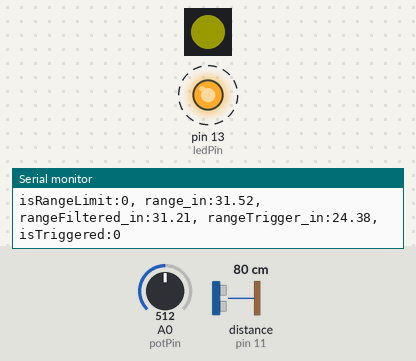
A sketch run on a simulated Arduino Mega 2560, built with avr-gcc and run on an emulated ATmega2560. Parts: 1 RGB LEDs in strip order, left to right, output pins drawn as LEDs (lit = HIGH), the last lines printed to the serial monitor. Wiring (inferred from the names in the program): ultrasonic range finder: trigger pin 12; echo pin 11. Dashed ring = blinking. The test bench sets the inputs (shaded band); at power-on: distance to the obstacle (sensor on pin 11) 80 cm, A0 (potPin) = 512. The echo pulse lasts 58.3 µs per cm; dim RGB values are drawn brighter than linear; pins used as bus, display or sensor lines are not drawn.

Above: at 1.2 s.
1.3 s: distance to the obstacle (sensor on pin 11) set to 18 cm
At 3.9 s:
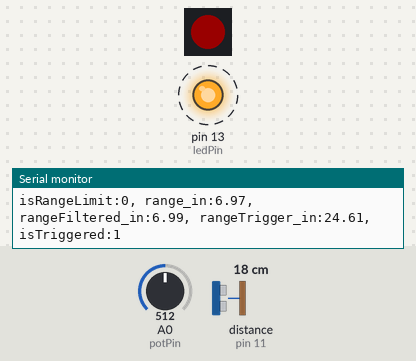
4.3 s: A0 (potPin) set to 151
6.9 s: A0 (potPin) set to 134
At 8.7 s:
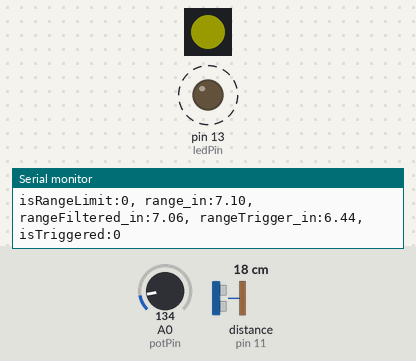
9.9 s: distance to the obstacle (sensor on pin 11) set to 35 cm
At 12.2 s:
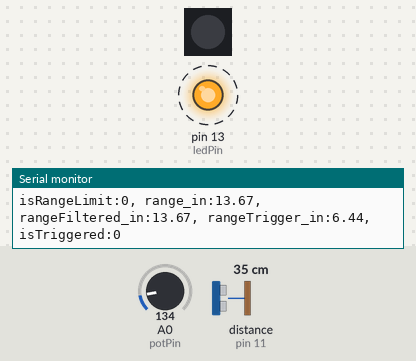
12.9 s: distance to the obstacle (sensor on pin 11) set to 2 cm
At 14.9 s:
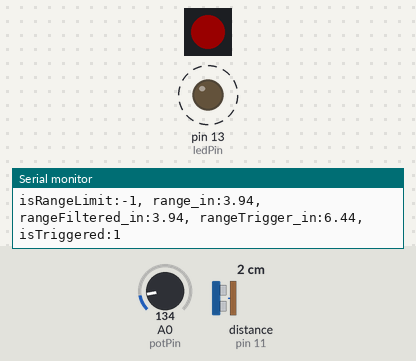
15.9 s: distance to the obstacle (sensor on pin 11) set to 60 cm
At 17.4 s:
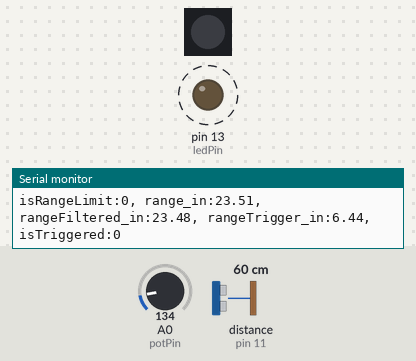
Timing chart, 0 to 19.9 s (numbered marks = the images above; inputs shaded):
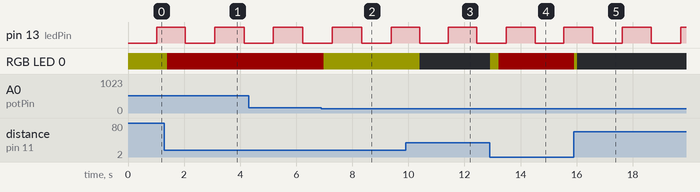

Measured:
- the behaviour switches between 145 and 144 on A0 (potPin) (found by bisection; images 1 and 2)
- after the input at 1.3 s, RGB LED 0: RGB(25, 25, 0) → RGB(25, 0, 0) after 0.10 s
- after the input at 6.9 s, RGB LED 0: RGB(25, 0, 0) → RGB(25, 25, 0) after 0.07 s
- after the input at 9.9 s, RGB LED 0: RGB(25, 25, 0) → off after 0.50 s
- after the input at 12.9 s, RGB LED 0: off → RGB(25, 25, 0) at once, → RGB(25, 0, 0) 0.31 s later
- after the input at 15.9 s, RGB LED 0: RGB(25, 0, 0) → RGB(25, 25, 0) at once, → off 0.11 s later
- by itself, pin 13 (ledPin): alternates HIGH for 1.0 s and LOW for 1.0 s

The sketch:

Arduino_Adjustable_Range_Detection_Sensor.ino
```cpp
// This code is specific design for an Adafruit Metro M4 board that has a built in NeoPixel.
// Other than the NeoPixel, this code should easily be adaptable to any other Adruino board.
#include <Adafruit_NeoPixel.h>


//============================================================================================
// GLOBALS
//============================================================================================
static const int trigPin = 12;
static const int echoPin = 11;

static const int potPin = A0;

static const int ledPin = 13; // this is same pin
bool ledOn = false;

static const int neoPixPin = 40;
static const int neoPixCnt = 1;
Adafruit_NeoPixel strip(neoPixCnt, neoPixPin, NEO_GRB + NEO_KHZ800);

static const float CM2IN = 0.393701;
static const float IN2CM = 2.54;

static const float minRange_in = 10.0*CM2IN; // 2cm (0.787") stated --> 10cm (3.937") practical
static const float maxRange_in = 250.0*CM2IN; // 400cm (157.5") stated --> 250cm (98.5" ~= 8') practical


//============================================================================================
// SETUP
//============================================================================================
void setup()
{
  Serial.begin (115200);

  pinMode(trigPin, OUTPUT);
  digitalWrite(trigPin, LOW);
  pinMode(echoPin, INPUT);

  pinMode(ledPin, OUTPUT);

  // NeoPixel
  strip.begin();
  strip.clear();// Initialize all pixels to 'off'
  strip.show();
  float brightness = 0.1; // between 0-1
  strip.setBrightness( brightness*255 ); // this is not intended to be used in the loop() method
}

//============================================================================================
// LOOP
//============================================================================================
unsigned long blinkPeriod_ms = 1000;
unsigned long printPeriod_ms = 200;

uint32_t time_ms = millis();
uint32_t timeLED_ms = millis();
uint32_t timePrint_ms = millis();

float rangeFiltered_in = 0.0;
float Kn_bias = 0.2;
float Ko_bias = 1.0 - Kn_bias;

float potVal_scale_filtered = 0.0;
float Kn_pot = 0.1;
float Ko_pot = 1.0 - Kn_bias;

//float rangeTrigger_in = 12.0;

void loop()
{
  // get the current time in msec for this loop
  // Needs to go after the etime calc
  time_ms = millis();


  //------------------------------------------------------------
  // Read potentiometer to determine range
  int potVal_bits = analogRead(potPin); // 10 bit = 1024
  float potVal_scale = (float)potVal_bits / 1024; // (0.0-1.0)
  float potVal_volt = 3.3 * potVal_scale;

  potVal_scale_filtered = Ko_pot*potVal_scale_filtered + Kn_pot*potVal_scale;
  float rangeTrigger_in = potVal_scale_filtered * maxRange_in;

//  Serial.print("potVal_bits:"); Serial.print(potVal_bits); Serial.print(", ");
//  Serial.print("potVal_scale:"); Serial.print(potVal_scale); Serial.print(", ");
//  Serial.print("potVal_volt:"); Serial.print(potVal_volt); Serial.print(", ");
//  Serial.print("potVal_scale_filtered:"); Serial.print(potVal_scale_filtered); Serial.print(", ");
//  Serial.print("rangeTrigger_in:"); Serial.println(rangeTrigger_in);


  //------------------------------------------------------------
  // Setting the Trig pin to high for 10µs causes the sensor to initiate an ultrasonic burst.
  digitalWrite(trigPin, HIGH);
  delayMicroseconds(10);
  digitalWrite(trigPin, LOW);

  // Read the time the pulse is high using built in hardware capability
  unsigned long duration_us = pulseIn(echoPin, HIGH);

  // Calc distance based on duration of high pulse
  float range_in = (float)duration_us / 148.0;

  // Check limits
  int isRangeLimit = 0;
  if( range_in < minRange_in )
  {
    isRangeLimit = -1;
    range_in = minRange_in;
  }
  else if( range_in > maxRange_in )
  {
    isRangeLimit = 1;
    range_in = maxRange_in;
  }

  // simple averaging filter
  rangeFiltered_in = Ko_bias*rangeFiltered_in + Kn_bias*range_in;


  //------------------------------------------------------------
  bool isTriggered = false;
  if( rangeFiltered_in < rangeTrigger_in )
  {
    isTriggered = true;

    int red = 255;
    int green = 0;
    int blue = 0;
    strip.setPixelColor(0, red, green, blue);
    strip.show();
  }
  else if( rangeFiltered_in < 2.0*rangeTrigger_in )
  {
    int red = 255;
    int green = 255;
    int blue = 0;
    strip.setPixelColor(0, red, green, blue);
    strip.show();
  }
  else
  {
    strip.clear();
    strip.show();
  }


  //------------------------------------------------------------
  // Print to console
  if( time_ms - timePrint_ms > printPeriod_ms )
  {
    timePrint_ms = time_ms;
    //Serial.print("duration_us:"); Serial.print(duration_us); Serial.print(", ");
    Serial.print("isRangeLimit:"); Serial.print(isRangeLimit); Serial.print(", ");
    Serial.print("range_in:"); Serial.print(range_in); Serial.print(", ");
    Serial.print("rangeFiltered_in:"); Serial.print(rangeFiltered_in); Serial.print(", ");
    Serial.print("rangeTrigger_in:"); Serial.print(rangeTrigger_in); Serial.print(", ");
    Serial.print("isTriggered:"); Serial.println(isTriggered);
  }


  //------------------------------------------------------------
  // Blink LED
  if( time_ms - timeLED_ms > blinkPeriod_ms )
  {
    timeLED_ms = time_ms;
    ledOn = !ledOn;
    digitalWrite(ledPin, ledOn);
  }

  // Max rate of ultrasonic sensor is 40Hz (25ms)
  delay(50); // 50ms -> 20Hz
}
```
